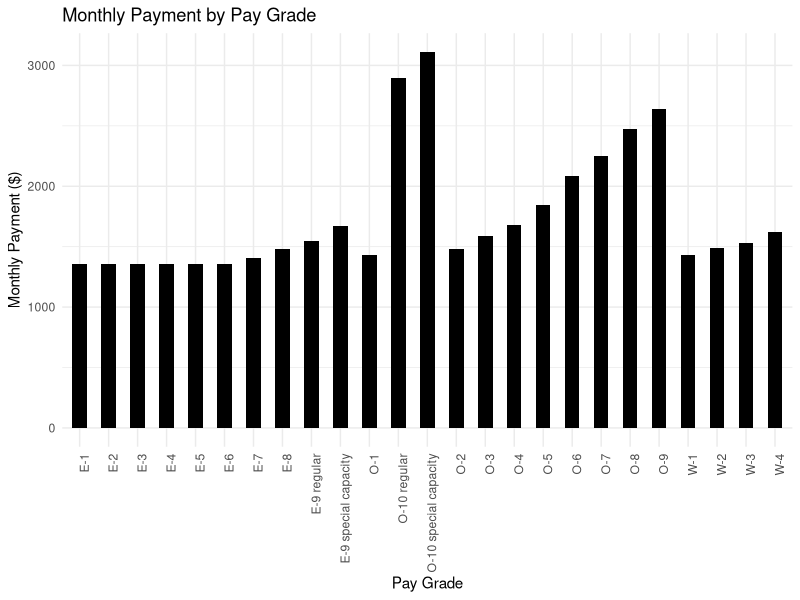
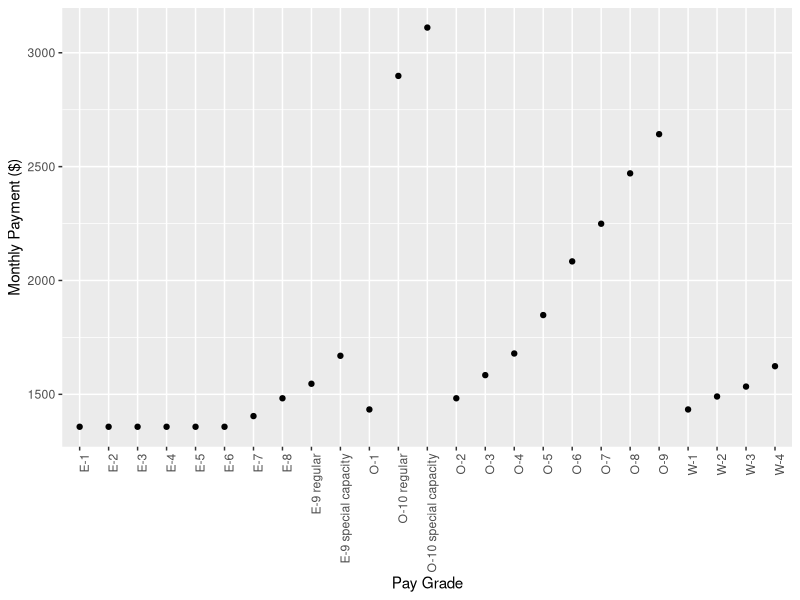

Generate these figures, in order, with R:
## ---- chunk 1
library(ggplot2)


pay_grades <- c("E-1", "E-2", "E-3", "E-4", "E-5", "E-6", "E-7", "E-8", "E-9 regular", "E-9 special capacity",
                "W-1", "W-2", "W-3", "W-4",
                "O-1", "O-2", "O-3", "O-4", "O-5", "O-6", "O-7", "O-8", "O-9", "O-10 regular", "O-10 special capacity")
monthly_payments <- c(1357.56, 1357.56, 1357.56, 1357.56, 1357.56, 1357.56, 1404.49, 1482.72, 1546.40, 1669.31,
                      1433.56, 1490.53, 1534.11, 1623.49,
                      1433.56, 1482.72, 1584.38, 1679.35, 1848.08, 2083.85, 2249.19, 2470.44, 2642.50, 2898.37, 3110.67)


pay_data <- data.frame(pay_grades, monthly_payments)


ggplot(pay_data, aes(x = pay_grades, y = monthly_payments)) +
  geom_bar(stat = "identity", fill = "black", width = 0.5) +
  labs(x = "Pay Grade", y = "Monthly Payment ($)", title = "Monthly Payment by Pay Grade") +
  theme_minimal() +
  theme(axis.text.x = element_text(angle = 90, hjust = 1))

## ---- chunk 2
data <- data.frame(
  Pay_Grade = c("E-1", "E-2", "E-3", "E-4", "E-5", "E-6", "E-7", "E-8", "E-9 regular", "E-9 special capacity",
                "W-1", "W-2", "W-3", "W-4",
                "O-1", "O-2", "O-3", "O-4", "O-5", "O-6", "O-7", "O-8", "O-9", "O-10 regular", "O-10 special capacity"),
  Monthly_Payment = c(1357.56, 1357.56, 1357.56, 1357.56, 1357.56, 1357.56, 1404.49, 1482.72, 1546.40, 1669.31,
                      1433.56, 1490.53, 1534.11, 1623.49,
                      1433.56, 1482.72, 1584.38, 1679.35, 1848.08, 2083.85, 2249.19, 2470.44, 2642.50, 2898.37, 3110.67)
)

# Create the scatterplot
library(ggplot2)

ggplot(data, aes(x = Pay_Grade, y = Monthly_Payment)) +
  geom_point() +
  labs(x = "Pay Grade", y = "Monthly Payment ($)") +
  theme(axis.text.x = element_text(angle = 90, hjust = 1))
